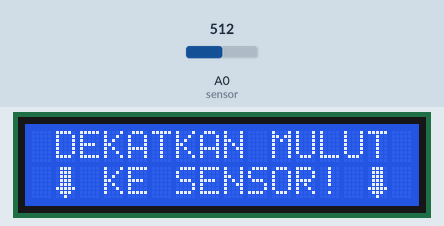
Simulated run of this sketch. Board: ESP8266 (NodeMCU). On the bench: 16×2 character LCD. The inputs (shaded band) are chosen by the test bench; at power-on: A0 (sensor) = 512. WiFi joins after 1.5 s; servers stay silent unless stated; web services answer with replies made up by the test bench; what the sketch prints to the serial monitor is not drawn.

Above: at 20.9 s.
At 41.4 s:
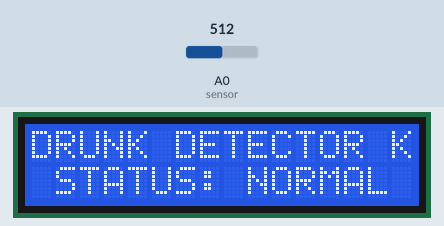

The sketch:

detekmabok.ino
```cpp
#include <ESP8266WiFi.h>
#include <Wire.h>     //modifikasi atau copas kontak ZUNUZZZ
#include <LiquidCrystal_I2C.h>
#include <ThingSpeak.h>
#include <WiFiClient.h>
#include <ESP8266HTTPClient.h>

LiquidCrystal_I2C lcd(0x27, 16, 2); //modifikasi atau copas kontak ZUNUZZZ

char ssid[] = "K7";
char pass[] = "12345678";
int sensor = A0;
int rentangSensor = 100;

bool pesanAwal = false;

byte panahKiri[8] = {
    0b01110,
    0b01110,
    0b01110,
    0b01110,//modifikasi atau copas kontak ZUNUZZZ
    0b01110,
    0b11111,
    0b01110,
    0b00100
};

byte panahKanan[8] = {
    0b01110,
    0b01110,
    0b01110,//modifikasi atau copas kontak ZUNUZZZ
    0b01110,
    0b01110,
    0b11111,
    0b01110,
    0b00100
};

const char *apiKeyTulis = "CNW5IHL36BCR0KJ2";
const char *apiKeyBaca = "V9ZKWWOECTY1OV38";
const char *server = "api.thingspeak.com";
const long channelID = 2383286;
WiFiClient klien;
HTTPClient http;                //modifikasi atau copas kontak ZUNUZZZ
String url;
String API = "CNW5IHL36BCR0KJ2";
String noField = "1";

void sambungKeWiFi(void) {

}

void setup() {
  lcd.init();
  lcd.backlight();
  pinMode(sensor, OUTPUT);
  Serial.begin(115200); //modifikasi atau copas kontak ZUNUZZZ
  sambungKeWiFi();
  delay(10);
  Serial.println("Menghubungkan ke ");
  Serial.println(ssid);
  WiFi.begin(ssid, pass);

  while (WiFi.status() != WL_CONNECTED) {
    delay(500);
    Serial.println("Tidak dapat terhubung...Silakan coba lagi");
    delay(10000);
  }

  Serial.println("Menghubungkan ke WiFi..."); //modifikasi atau copas kontak ZUNUZZZ
  Serial.print("WiFi terhubung, alamat IP:");
  Serial.println(WiFi.localIP());
  Serial.println("Selamat Datang");
}

int httpcode;

void loop() {
  int data = analogRead(sensor);
  Serial.print("DATA SENSOR: ");
  Serial.println(data); //modifikasi atau copas kontak ZUNUZZZ
  KirimPermintaanGET(data);
  delay(10000);

  if (!pesanAwal) {
    lcd.setCursor(1, 0);
    lcd.print("DEKATKAN MULUT");
    lcd.setCursor(3, 1);
    lcd.print("KE SENSOR!");
    lcd.createChar(0, panahKiri);
    lcd.setCursor(14, 1);
    lcd.write((byte)0); //modifikasi atau copas kontak ZUNUZZZ
    lcd.createChar(0, panahKanan);
    lcd.setCursor(1, 1);
    lcd.write((byte)0);
    pesanAwal = true;
  } else {
    int nilaiPemetaan = map(data, 512, 1024, 0, 100);
    lcd.clear();
    lcd.setCursor(0, 0);
    lcd.print("DRUNK DETECTOR K7");
    lcd.setCursor(1, 1);//modifikasi atau copas kontak ZUNUZZZ
    if (nilaiPemetaan < 50) {
      lcd.print("STATUS: NORMAL");
    } else {
      lcd.setCursor(1, 1);
      lcd.print("STATUS: MABUK");
    }
  }

  if (data < 1025) {
    ThingSpeak.begin(klien);//modifikasi atau copas kontak ZUNUZZZ
    ThingSpeak.writeField(channelID, 1, data, apiKeyTulis);
    Serial.println("DATA ALKOHOL TERKIRIM KE THINGSPEAK!");
    delay(10000);
  }
}

void KirimPermintaanGET(int nilai) {
  url = "http://api.thingspeak.com/update?api_keys=";
  url = url + API;
  url = url + "&field";
  url = url + noField;//modifikasi atau copas kontak ZUNUZZZ
  url = url + "=";
  url = url + nilai;
  http.begin(klien, url);
  httpcode = http.GET();
  http.end();
}
```

Measured:
- what the display in image 0 shows lasts 20.6 s, from 20.8 s to 41.4 s
